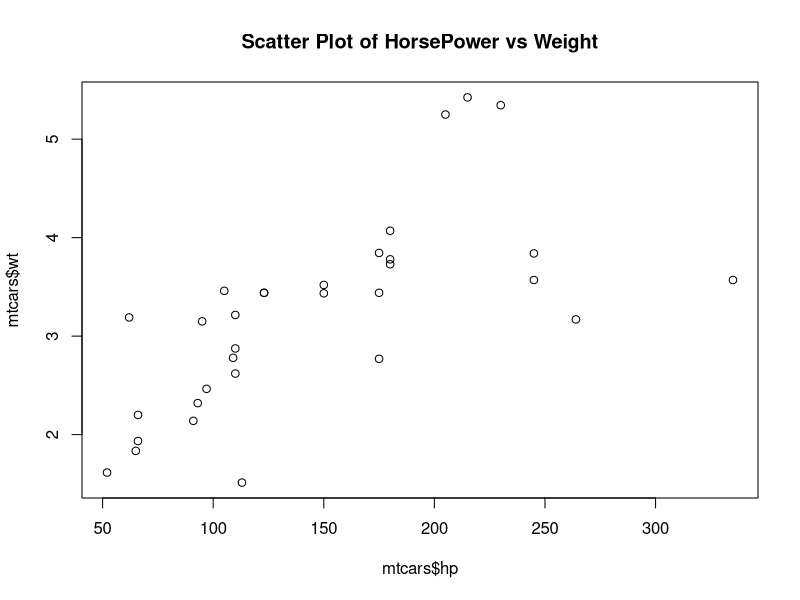
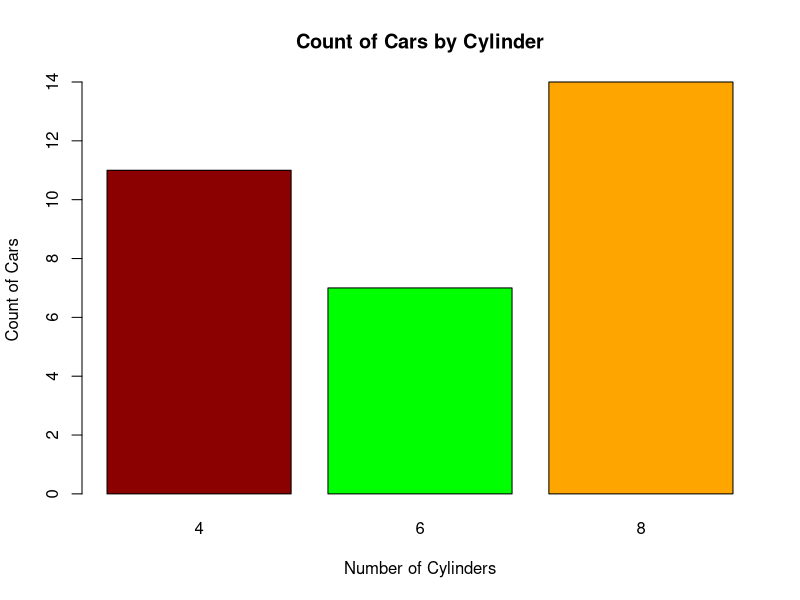
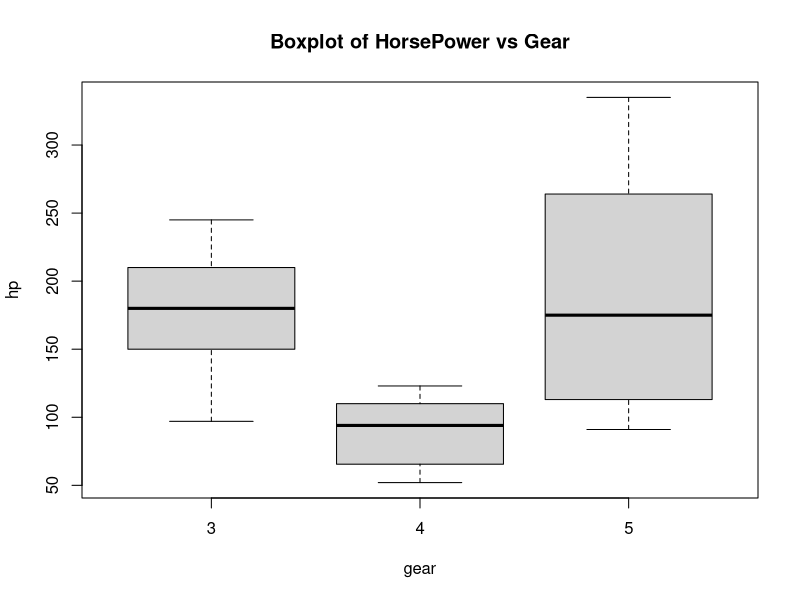
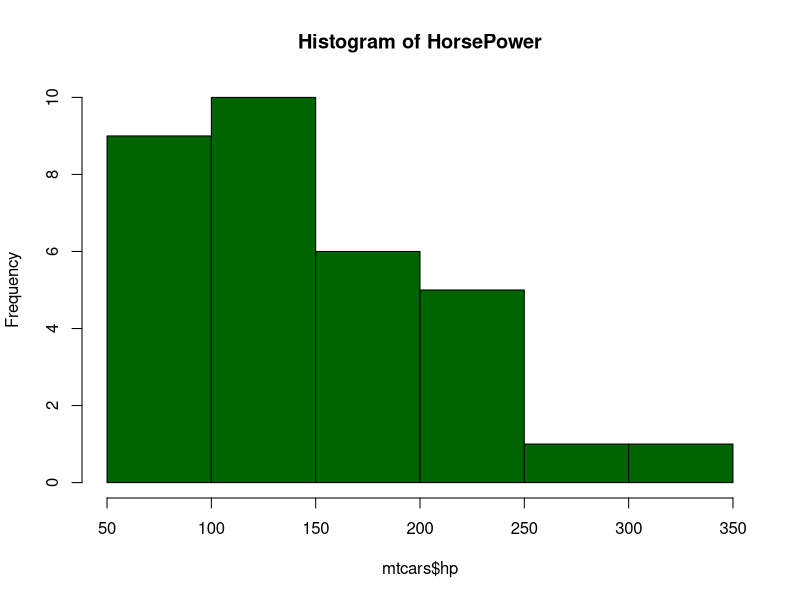
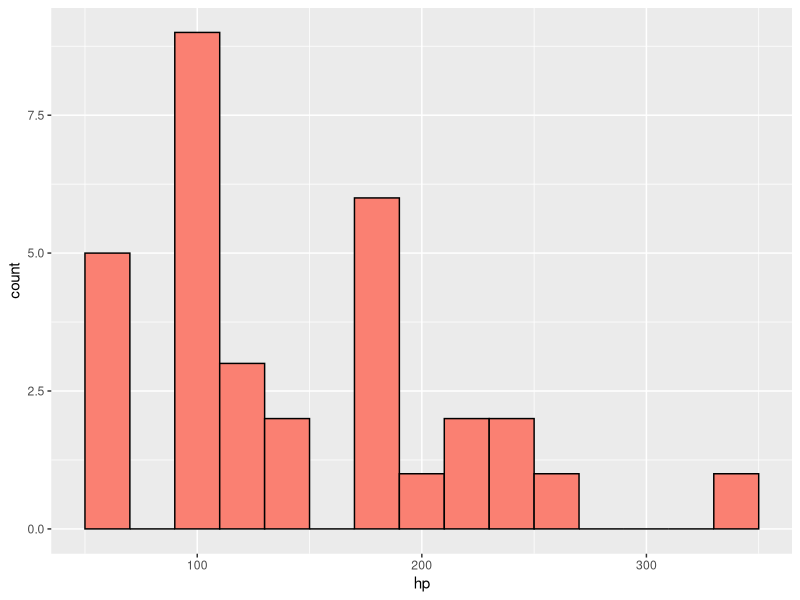

Source code (R) for these figures, in order:
data(mtcars)

# Scatter Plot
plot(
  mtcars$hp, mtcars$wt,
  main = "Scatter Plot of HorsePower vs Weight"
)

# Bar Plot
count_cyl = table(mtcars$cyl)

barplot(
  count_cyl,
  main = "Count of Cars by Cylinder",
  xlab = "Number of Cylinders",
  ylab = "Count of Cars",
  col = c("darkred", "green", "orange")
)

# Box Plot
boxplot(
  hp~gear,
  data = mtcars,
  main = "Boxplot of HorsePower vs Gear"
)

# Histogram
hist(
  x = mtcars$hp,
  col = "darkgreen",
  breaks = 10,
  main = "Histogram of HorsePower"
)

install.packages("ggplot2")
library(ggplot2)

ggplot(
  data = mtcars,
  aes(x = hp),
) + geom_histogram(
  fill = "salmon",
  color = "black",
  binwidth = 20,
  main = "Histogram of GGPlot"
)
